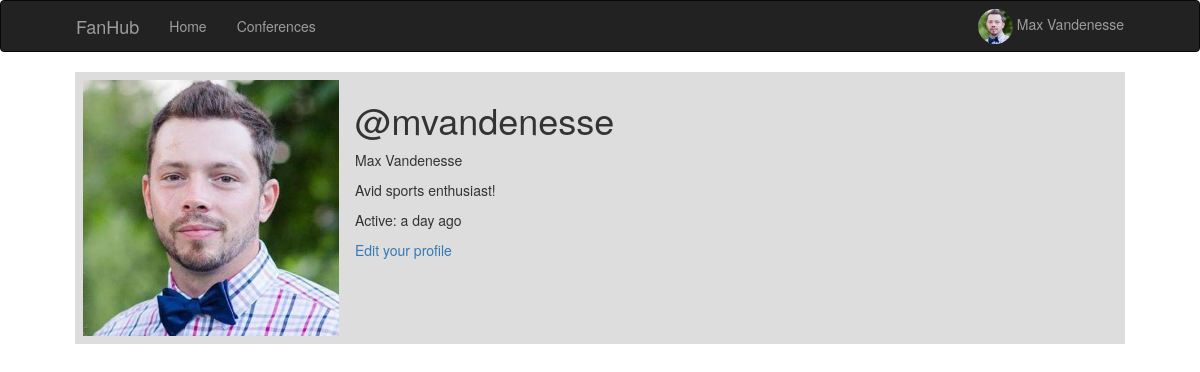
/user/mvandenesse (signed in), run on an earlier commit of the app's database.
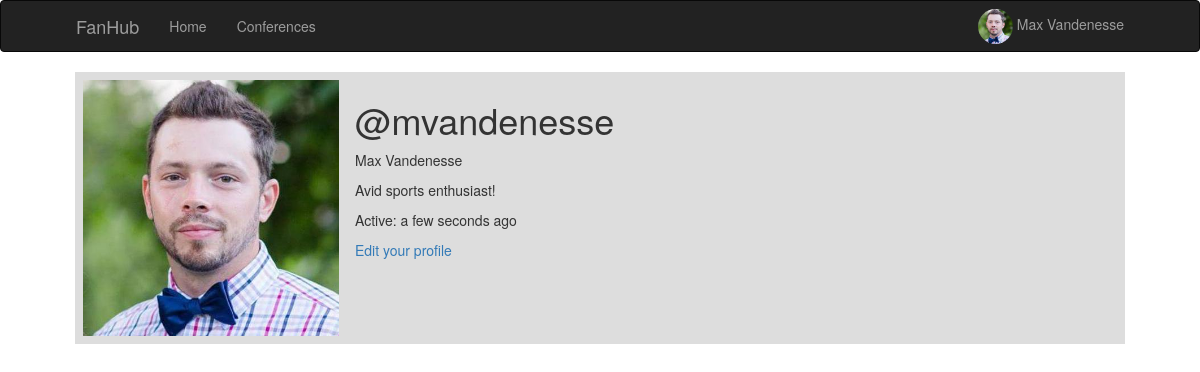
And on a later commit of the database.
### app/models.py (models this page shows, shortened)
class User(UserMixin, db.Model):
    id = db.Column(db.Integer, primary_key=True)
    username = db.Column(db.String(64), index=True, unique=True)
    email = db.Column(db.String(120), index=True, unique=True)
    password_hash = db.Column(db.String(128))
    about_me = db.Column(db.String(140))
    last_seen = db.Column(db.DateTime, default=datetime.utcnow)
    image_path = db.Column(db.String(1000))
    first_name = db.Column(db.String(120))
    last_name = db.Column(db.String(120))
    full_name = db.Column(db.String(240))

### app/routes.py (the view)
@app.route('/user/<username>')
@login_required
def user(username):
    user = User.query.filter_by(username=username).first_or_404()
    return render_template('user.html', user=user, title=user.full_name)

### app/models.py (called while the page is built)
@login.user_loader
def load_user(id):
    return User.query.get(int(id))

### app/routes.py (called while the page is built)
@app.before_request
def before_request():
    if current_user.is_authenticated:
        current_user.last_seen = datetime.utcnow()
        db.session.commit()

### app/templates/user.html
 {% extends "base.html" %} {% block app_content %}
<table class="table body">
    <tr class=headDisplay>
        <td width="256px">
            {% if user.image_path %}
            <img src={{user.image_path}} style="height: 256px; width: 256px;"> {% else %}
            <img src=" {{ user.avatar(256, user.first_name, user.last_name) }} " class="img-circle userTemplateProfileImage "> {% endif %}
        </td>
        <td>
            <h1>@{{ user.username }}</h1>
            <p>{{user.full_name}}</p>
            {% if user.about_me %}
            <p>{{ user.about_me }}</p>{% endif %} {% if user.last_seen %}
            <p>Active: {{ moment(user.last_seen).fromNow() }}{% endif %} {% if user == current_user %}
                <p>
                    <a class="removeUnderline" href="{{ url_for( 'edit_profile') }} ">Edit your profile</a>
                </p>
                {% endif %}
        </td>
    </tr>
</table>
{% endblock %}

### app/templates/base.html (shortened to what this page needs)
{% extends 'bootstrap/base.html' %}  {% block navbar %}
<link rel=" stylesheet " href="{{ url_for( 'static', filename='css/style.css' ) }} ">
<nav class="navbar navbar-inverse">
    <div class="container">
        <div class="navbar-header">
            <a class="navbar-brand" href="{{ url_for('index') }}">FanHub</a>
            <div class="collapse navbar-collapse" id="bs-example-navbar-collapse-1">
                <ul class="nav navbar-nav">
                    <li>
                        <a href="{{ url_for('index') }}">Home</a>
                    </li>
                    <li>
                        <a href="{{ url_for('conferences') }}">Conferences</a>
                    </li>
                </ul>
                <ul class="nav navbar-nav navbar-right">
                    {% if current_user.is_anonymous %}
                    <li>
                        <a href="{{ url_for('login') }}">Login</a>
                    </li>
                    {% else %}
                    <ul class="nav navbar-nav navbar-right">
                        <li class="dropdown">
                            <a href="#" class="dropdown-toggle" style="padding-top:0px !important;padding-bottom:0px !important;margin-top:8px;" data-toggle="dropdown"
                                role="button" aria-haspopup="true" aria-expanded="false">
                                {% if current_user.image_path %}
                                <img src={{current_user.image_path}} class="img-circle  " style="height: 35px; width: 35px;"> {{current_user.full_name}} {% else %}
                                <img src=" {{ current_user.avatar(35, current_user.first_name, current_user.last_name) }} " class="img-circle userTemplateProfileImage "> {{current_user.full_name}}{% endif %}
                            </a>
                        </li>
                    </ul>
                    {% endif %}
                </ul>
            </div>
        </div>
</nav>
{% endblock %} {% block content %}
<div class="container ">
      {% block app_content
    %}{% endblock %}
</div>{% endblock %}

What changed in the data, as far as the page shows it:
changed User "mvandenesse": last_seen "a day ago" → "a few seconds ago"
